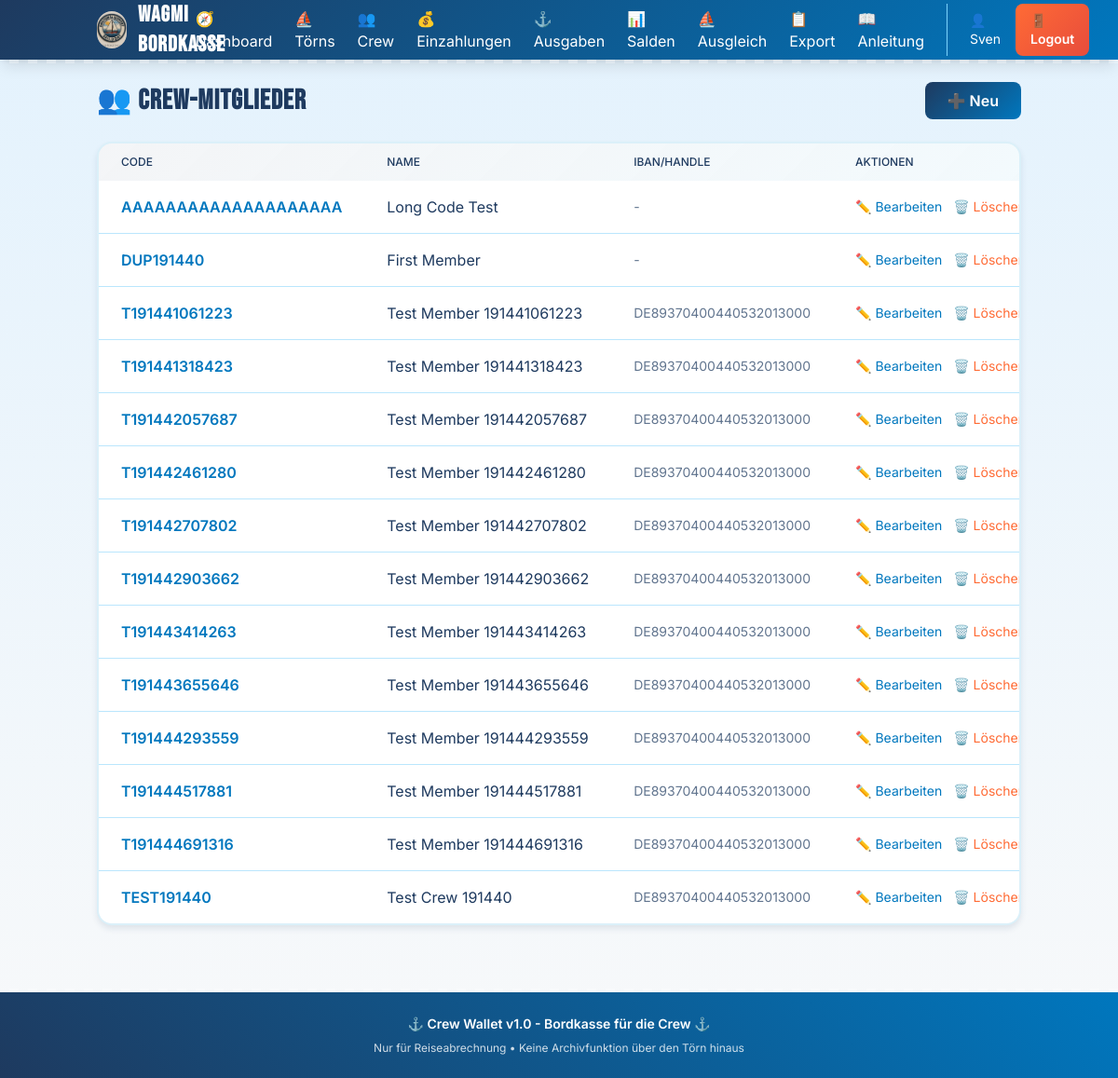
Page /crew (signed in) on the committed database.
### models.py (models this page shows)
class CrewMember(Base):
    __tablename__ = "crew_members"
    __table_args__ = (
        UniqueConstraint('trip_id', 'code', name='uq_crew_trip_code'),
    )
    id = Column(Integer, primary_key=True, index=True)
    trip_id = Column(Integer, ForeignKey("trips.id"), nullable=False, index=True)
    code = Column(String(20), nullable=False, index=True)
    name = Column(String(100), nullable=False)
    iban_or_handle = Column(String(100), nullable=True)
    created_at = Column(DateTime, default=datetime.utcnow)
    trip = relationship("Trip", back_populates="crew_members")
    deposits = relationship("Deposit", back_populates="member", cascade="all, delete-orphan")
    paid_expenses = relationship("Expense", foreign_keys="Expense.payer_id", back_populates="payer")
    expense_participations = relationship("ExpenseParticipant", back_populates="member", cascade="all, delete-orphan")

### routers/crew.py (the view)
@router.get("", response_class=HTMLResponse)
async def list_crew(request: Request, db: Session = Depends(get_db)):
    active_trip = TripService.get_active_trip(db)
    if not active_trip:
        return RedirectResponse(url="/trips", status_code=303)
    crew_members = db.query(CrewMember).filter(CrewMember.trip_id == active_trip.id).order_by(CrewMember.code).all()
    return templates.TemplateResponse("crew_list.html", {
        "request": request,
        "crew_members": crew_members
    })

### templates/crew_list.html (shortened to what this page needs)
{% extends "layout.html" %}
{% block content %}
<div class="space-y-6">
    <div class="flex justify-between items-center">
        <h1 class="text-3xl font-bold maritime-header" style="color: var(--navy-deep);">👥 Crew-Mitglieder</h1>
        <a href="/crew/new" class="ocean-gradient text-white px-6 py-2 rounded-lg transition touch-action font-semibold">
            ➕ Neu
        </a>
    </div>
    <div class="bg-white porthole-card overflow-hidden">
        <div class="overflow-x-auto">
            <table class="min-w-full">
                <thead style="background: linear-gradient(135deg, rgba(30, 58, 95, 0.05) 0%, rgba(135, 206, 235, 0.1) 100%);">
                    <tr>
                        <th class="px-6 py-3 text-left text-xs font-medium uppercase" style="color: var(--navy-deep);">Code</th>
                        <th class="px-6 py-3 text-left text-xs font-medium uppercase" style="color: var(--navy-deep);">Name</th>
                        <th class="px-6 py-3 text-left text-xs font-medium uppercase" style="color: var(--navy-deep);">IBAN/Handle</th>
                        <th class="px-6 py-3 text-left text-xs font-medium uppercase" style="color: var(--navy-deep);">Aktionen</th>
                    </tr>
                </thead>
                <tbody class="divide-y divide-sky-200">
                    {% for member in crew_members %}
                    <tr>
                        <td class="px-6 py-4 whitespace-nowrap font-semibold" style="color: var(--ocean-blue);">{{ member.code }}</td>
                        <td class="px-6 py-4 whitespace-nowrap" style="color: var(--navy-deep);">{{ member.name }}</td>
                        <td class="px-6 py-4 whitespace-nowrap text-sm" style="color: var(--navy-deep); opacity: 0.7;">{{ member.iban_or_handle or '-' }}</td>
                        <td class="px-6 py-4 whitespace-nowrap text-sm space-x-2">
                            <a href="/crew/{{ member.id }}/edit" class="hover:underline touch-action" style="color: var(--ocean-blue);">✏️ Bearbeiten</a>
                            <form action="/crew/{{ member.id }}/delete" method="post" class="inline" onsubmit="return confirm('Wirklich löschen?')">
                                <button type="submit" class="hover:underline touch-action" style="color: var(--coral);">🗑️ Löschen</button>
                            </form>
                        </td>
                    </tr>
                    {% endfor %}
                </tbody>
            </table>
        </div>
    </div>
</div>
{% endblock %}

### templates/layout.html (style rules this page uses)
:root { --navy-deep: #1e3a5f; --ocean-blue: #0077be; --sea-foam: #2ecc71; --coral: #ff6b35; --sand: #d4a574; --sky-blue: #87ceeb; --cream: #f8f9fa; }
body { font-family: 'Inter', sans-serif; background: linear-gradient(180deg, #e3f2fd 0%, #f8f9fa 100%); min-height: 100vh; }
.touch-action { touch-action: manipulation; }
.maritime-header { font-family: 'Bebas Neue', sans-serif; letter-spacing: 1px; }
.porthole-card { border-radius: 1rem; box-shadow: 0 4px 6px rgba(30, 58, 95, 0.1), inset 0 1px 0 rgba(255,255,255,0.1); border: 2px solid rgba(135, 206, 235, 0.3); }
.ocean-gradient { background: linear-gradient(135deg, var(--navy-deep) 0%, var(--ocean-blue) 100%); }

### rows in the picture
CrewMember: code "AAAAAAAAAAAAAAAAAAAA", name "Long Code Test", iban_or_handle "-"
CrewMember: code "DUP191440", name "First Member", iban_or_handle "-"
CrewMember: code "T191441061223", name "Test Member 191441061223", iban_or_handle "DE89370400440532013000"
CrewMember: code "T191441318423", name "Test Member 191441318423", iban_or_handle "DE89370400440532013000"
CrewMember: code "T191442057687", name "Test Member 191442057687", iban_or_handle "DE89370400440532013000"
CrewMember: code "T191442461280", name "Test Member 191442461280", iban_or_handle "DE89370400440532013000"
CrewMember: code "T191442707802", name "Test Member 191442707802", iban_or_handle "DE89370400440532013000"
CrewMember: code "T191442903662", name "Test Member 191442903662", iban_or_handle "DE89370400440532013000"
CrewMember: code "T191443414263", name "Test Member 191443414263", iban_or_handle "DE89370400440532013000"
CrewMember: code "T191443655646", name "Test Member 191443655646", iban_or_handle "DE89370400440532013000"
CrewMember: code "T191444293559", name "Test Member 191444293559", iban_or_handle "DE89370400440532013000"
CrewMember: code "T191444517881", name "Test Member 191444517881", iban_or_handle "DE89370400440532013000"
CrewMember: code "T191444691316", name "Test Member 191444691316", iban_or_handle "DE89370400440532013000"
CrewMember: code "TEST191440", name "Test Crew 191440", iban_or_handle "DE89370400440532013000"

### other values in the picture
{{ request.session.get('username', 'User') }} "Sven"
